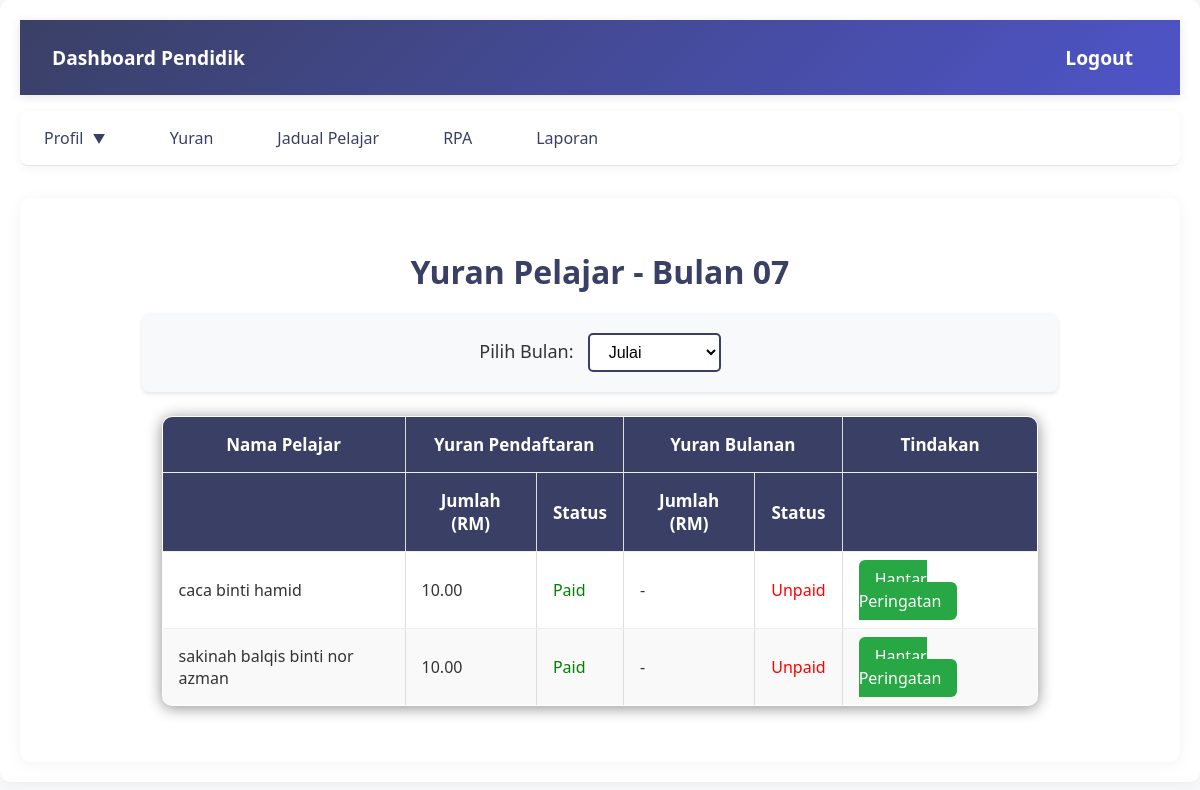
/yuranPendidik.php (signed in), run on the app's committed database.
### tables this page shows
CREATE TABLE `pelajar` (
  `ic_pelajar` varchar(20) NOT NULL,
  `nama_pelajar` varchar(100) NOT NULL,
  `jantina` varchar(10) NOT NULL,
  `alamat_semasa` varchar(255) DEFAULT NULL,
  `umur` int(11) DEFAULT NULL,
  `Alahan` varchar(100) DEFAULT NULL,
  `gambar_pelajar` varchar(255) DEFAULT NULL,
  `ibubapa_id` int(11) NOT NULL,
  `tahun_pengajian` int(4) DEFAULT NULL,
  `id_pentadbir` int(11) DEFAULT NULL,
  `id_pendidik` int(11) DEFAULT NULL,
  `sijilLahir_pelajar` varchar(255) DEFAULT NULL,
  `pengesahan` tinyint(1) DEFAULT NULL
);

### yuranPendidik.php (the view, shortened to what this page needs)
<?php
include 'config.php';
function formatPhoneNumber($phone) {
    $phone = preg_replace('/[^0-9]/', '', $phone);
    if (substr($phone, 0, 1) === '0') {
        $phone = '+60' . substr($phone, 1);
    }
    return $phone;
}
$id_pendidik = $_SESSION['id_pendidik'];
$selected_month = isset($_GET['month']) ? $_GET['month'] : date('m');
$query = "
    SELECT
        pelajar.nama_pelajar,
        pelajar.ic_pelajar,
        (SELECT jumlah FROM YURAN
         WHERE yuran.ic_pelajar = pelajar.ic_pelajar
         AND jenis_yuran = 'Pendaftaran'
         AND bulan <= ?
         AND status = 'success' LIMIT 1) as pendaftaran_jumlah,
        (SELECT status FROM yuran
         WHERE yuran.ic_pelajar = PELAJAR.ic_pelajar
         AND jenis_yuran = 'Pendaftaran'
         AND bulan <= ?
         AND status = 'success' LIMIT 1) as pendaftaran_status,
        MAX(CASE WHEN yuran.jenis_yuran = 'Bulanan' AND yuran.bulan = ? THEN yuran.jumlah END) as bulanan_jumlah,
        MAX(CASE WHEN yuran.jenis_yuran = 'Bulanan' AND yuran.bulan = ? THEN yuran.status END) as bulanan_status,
        IBUBAPA.no_bapa
    FROM pelajar
    LEFT JOIN yuran ON pelajar.ic_pelajar = yuran.ic_pelajar
    LEFT JOIN ibubapa ON pelajar.ibubapa_id = ibubapa.id_ibubapa
    WHERE pelajar.id_pendidik = ?
    GROUP BY pelajar.nama_pelajar, pelajar.ic_pelajar, ibubapa.no_bapa
    ORDER BY pelajar.nama_pelajar ASC
";
$stmt = $conn->prepare($query);
$stmt->bind_param("iiiii", $selected_month, $selected_month, $selected_month, $selected_month, $id_pendidik);
$stmt->execute();
$result = $stmt->get_result();
$month_names = [
    1 => 'Januari',
    2 => 'Februari',
    3 => 'Mac',
    4 => 'April',
    5 => 'Mei',
    6 => 'Jun',
    7 => 'Julai',
    8 => 'Ogos',
    9 => 'September',
    10 => 'Oktober',
    11 => 'November',
    12 => 'Disember'
];
?>
<!DOCTYPE html>
<html lang="en">
<head>
    <link rel="stylesheet" href="css/dashboard.css">
</head>
<body>
    <div class="dashboard-container">
    <div class="container">
        <header>
            <span>Dashboard Pendidik</span>
            <a href="logout.php">Logout</a>
        </header>
        <nav>
            <ul>
                <li class="dropdown-parent">
                    <a href="#">Profil <span class="dropdown-icon">&#x25BC;</span></a>
                </li>
                <li><a href="yuranPendidik.php">Yuran</a></li>
                <li><a href="display_jadualPendidik.php">Jadual Pelajar</a></li>
                <li><a href="rpa.php">RPA</a></li>
                <li><a href="laporan.php">Laporan</a></li>
            </ul>
        </nav>
        <main>
        <h2 style="text-align: center; margin: 20px auto; width: 100%;">Yuran Pelajar - Bulan <?php echo $selected_month; ?></h2>
    <div class="month-selection">
    <form method="get" action="yuranPendidik.php">
        <label for="month">Pilih Bulan:</label>
        <select name="month" id="month" onchange="this.form.submit()">
            <?php foreach ($month_names as $month_num => $month_name): ?>
                <option value="<?php echo $month_num; ?>" <?php echo ($month_num == $selected_month) ? 'selected' : ''; ?>>
                    <?php echo $month_name; ?>
                </option>
            <?php endforeach; ?>
        </select>
    </form>
</div>
<table border="1">
    <thead>
        <tr>
            <th>Nama Pelajar</th>
            <th colspan="2">Yuran Pendaftaran</th>
            <th colspan="2">Yuran Bulanan</th>
            <th>Tindakan</th>
        </tr>
        <tr>
            <th></th>
            <th>Jumlah (RM)</th>
            <th>Status</th>
            <th>Jumlah (RM)</th>
            <th>Status</th>
            <th></th>
        </tr>
    </thead>
    <tbody>
    <?php while ($row = $result->fetch_assoc()): ?>
        <tr>
            <td><?php echo htmlspecialchars($row['nama_pelajar']); ?></td>
            <td><?php echo ($row['pendaftaran_status'] === 'success' || $row['pendaftaran_jumlah'] > 0) ? number_format($row['pendaftaran_jumlah'], 2) : '-'; ?></td>
            <td style="color: <?php echo ($row['pendaftaran_status'] === 'success' || $row['pendaftaran_jumlah'] > 0) ? 'green' : 'red'; ?>">
                <?php echo ($row['pendaftaran_status'] === 'success' || $row['pendaftaran_jumlah'] > 0) ? 'Paid' : 'Unpaid'; ?>
            </td>
            <td><?php echo ($row['bulanan_status'] === 'success' || $row['bulanan_jumlah'] > 0) ? number_format($row['bulanan_jumlah'], 2) : '-'; ?></td>
            <td style="color: <?php echo ($row['bulanan_status'] === 'success' || $row['bulanan_jumlah'] > 0) ? 'green' : 'red'; ?>">
                <?php echo ($row['bulanan_status'] === 'success' || $row['bulanan_jumlah'] > 0) ? 'Paid' : 'Unpaid'; ?>
            </td>
            <td>
                <?php if ($row['bulanan_status'] !== 'success' && $row['bulanan_jumlah'] <= 0): ?>
                    <?php
                    $phone = formatPhoneNumber($row['no_bapa']);
                    $message = rawurlencode("Peringatan: Pembayaran yuran bulanan anak anda, " .
                        $row['nama_pelajar'] . ", untuk bulan $selected_month masih belum dijelaskan.");
                    $whatsappLink = "https://wa.me/{$phone}?text={$message}";
                    ?>
                    <a href="<?php echo $whatsappLink; ?>" target="_blank" class="whatsapp-button"
                       style="background-color: #28a745; color: #fff; padding: 8px 16px; border-radius: 6px; text-decoration: none;">
                        Hantar Peringatan
                    </a>
                <?php endif; ?>
            </td>
        </tr>
    <?php endwhile; ?>
    </tbody>
</table>
</div>
</div>

### css/dashboard.css (style rules this page uses)
.dashboard-container { font-family: 'Segoe UI', system-ui, -apple-system, sans-serif; margin: 0; padding: 0; background: #f8f9fa; color: #2c3e50; width: 100%; box-sizing: border-box; min-height: 100vh; }
.dashboard-container .container { max-width: 1200px; width: 100%; margin: 0 auto; padding: 20px; background: #fff; box-shadow: 0 2px 15px rgba(0, 0, 0, 0.05); border-radius: 10px; box-sizing: border-box; }
.dashboard-container header { display: flex; justify-content: space-between; align-items: center; background: linear-gradient(135deg, #3a4065 0%, #4e54c8 100%); padding: 1rem 2rem; color: white; font-size: 1.2em; font-weight: bold; width: 100%; box-sizing: border-box; box-shadow: 0 2px 10px rgba(0, 0, 0, 0.1); }
.dashboard-container header a { color: white; text-decoration: none; font-size: 1em; padding: 8px 15px; border-radius: 5px; transition: all 0.3s ease; }
.dashboard-container nav { background: #ffffff; border-bottom: 1px solid rgba(0, 0, 0, 0.1); width: 100%; box-sizing: border-box; margin-bottom: 2rem; box-shadow: 0 2px 10px rgba(0, 0, 0, 0.05); }
.dashboard-container nav ul { list-style: none; padding: 0; margin: 0; display: flex; align-items: center; gap: 1rem; }
.dashboard-container nav ul li { position: relative; }
.dashboard-container nav ul li a { color: #3a4065; text-decoration: none; padding: 1rem 1.5rem; display: block; font-weight: 500; transition: all 0.3s ease; }
.dropdown-parent > a { display: flex; align-items: center; gap: 5px; }
.dropdown-icon { font-size: 0.8em; transition: transform 0.3s ease; }
.dashboard-container main { padding: 2rem; background: #fff; width: 100%; box-sizing: border-box; border-radius: 10px; box-shadow: 0 2px 15px rgba(0, 0, 0, 0.05); }
.dashboard-container main h2 { margin-top: 0; color: #3a4065; font-size: 2rem; font-weight: 700; text-align: left; margin-bottom: 1.5rem; }
.dashboard-container table { width: 80%; border-collapse: collapse; margin: 1.5rem auto; background: white; border-radius: 10px; overflow: hidden; box-shadow: 0 2px 15px rgba(0, 0, 0, 0.449); }
.dashboard-container th, .dashboard-container td { padding: 1rem; border-bottom: 1px solid #eee; }
.dashboard-container th { background: #3a4065; font-weight: 600; color: #ffffff; text-align: center; }
.dashboard-container td { text-align: left; }
nav ul { list-style-type: none; margin: 0; padding: 0; display: flex; gap: 10px; background-color: #3a4065; padding: 10px; }
nav ul li { display: inline; }
nav ul li a { text-decoration: none; color: white; font-weight: bold; padding: 8px 15px; border-radius: 5px; }
.dropdown-parent { position: relative; }
.dropdown-icon { margin-left: 5px; font-size: 0.8em; }

### data on the page
pelajar: nama_pelajar "caca binti hamid", pendaftaran_jumlah "10.00"
pelajar: nama_pelajar "sakinah balqis binti nor azman", pendaftaran_jumlah "10.00"

### other printed values
$selected_month "07"
form field month "Julai"
